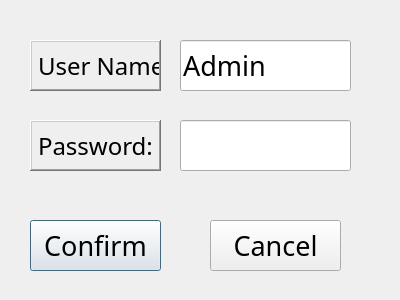
<?xml version="1.0" encoding="UTF-8"?>
<ui version="4.0">
 <class>Password</class>
 <widget class="QDialog" name="Password">
  <property name="geometry">
   <rect>
    <x>0</x>
    <y>0</y>
    <width>400</width>
    <height>300</height>
   </rect>
  </property>
  <property name="windowTitle">
   <string>Dialog</string>
  </property>
  <widget class="QLineEdit" name="User_Label">
   <property name="geometry">
    <rect>
     <x>180</x>
     <y>40</y>
     <width>171</width>
     <height>51</height>
    </rect>
   </property>
   <property name="font">
    <font>
     <family>华文楷体</family>
     <pointsize>20</pointsize>
    </font>
   </property>
   <property name="text">
    <string>Admin</string>
   </property>
  </widget>
  <widget class="QLineEdit" name="Password_Label">
   <property name="geometry">
    <rect>
     <x>180</x>
     <y>120</y>
     <width>171</width>
     <height>51</height>
    </rect>
   </property>
   <property name="font">
    <font>
     <family>华文楷体</family>
     <pointsize>20</pointsize>
    </font>
   </property>
   <property name="text">
    <string/>
   </property>
   <property name="echoMode">
    <enum>QLineEdit::Password</enum>
   </property>
   <property name="cursorMoveStyle">
    <enum>Qt::LogicalMoveStyle</enum>
   </property>
  </widget>
  <widget class="QPushButton" name="Confirm">
   <property name="geometry">
    <rect>
     <x>30</x>
     <y>220</y>
     <width>131</width>
     <height>51</height>
    </rect>
   </property>
   <property name="font">
    <font>
     <family>华文楷体</family>
     <pointsize>20</pointsize>
    </font>
   </property>
   <property name="text">
    <string>Confirm</string>
   </property>
  </widget>
  <widget class="QPushButton" name="Cancel">
   <property name="geometry">
    <rect>
     <x>210</x>
     <y>220</y>
     <width>131</width>
     <height>51</height>
    </rect>
   </property>
   <property name="font">
    <font>
     <family>华文楷体</family>
     <pointsize>20</pointsize>
    </font>
   </property>
   <property name="text">
    <string>Cancel</string>
   </property>
  </widget>
  <widget class="QLabel" name="label">
   <property name="geometry">
    <rect>
     <x>30</x>
     <y>40</y>
     <width>131</width>
     <height>51</height>
    </rect>
   </property>
   <property name="font">
    <font>
     <family>宋体</family>
     <pointsize>18</pointsize>
    </font>
   </property>
   <property name="frameShape">
    <enum>QFrame::WinPanel</enum>
   </property>
   <property name="frameShadow">
    <enum>QFrame::Raised</enum>
   </property>
   <property name="text">
    <string>User Name:</string>
   </property>
  </widget>
  <widget class="QLabel" name="label_2">
   <property name="geometry">
    <rect>
     <x>30</x>
     <y>120</y>
     <width>131</width>
     <height>51</height>
    </rect>
   </property>
   <property name="font">
    <font>
     <family>宋体</family>
     <pointsize>18</pointsize>
    </font>
   </property>
   <property name="frameShape">
    <enum>QFrame::WinPanel</enum>
   </property>
   <property name="frameShadow">
    <enum>QFrame::Raised</enum>
   </property>
   <property name="text">
    <string>Password:</string>
   </property>
  </widget>
 </widget>
 <resources/>
 <connections/>
</ui>
